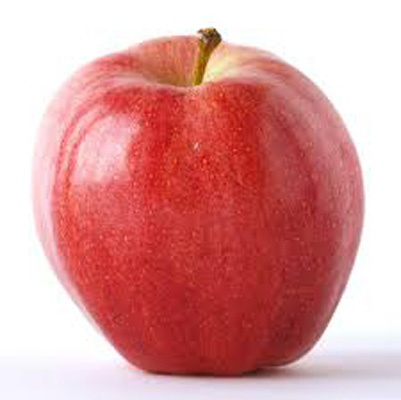
#> input picture imagens/train/apple_29.png, 401 x 400 px, found by its file name; its folder holds only this picture in this run
$ python criar_pasta_imagens_cinza.py
#> lines starting #> are read from the running program, lines starting #| are printed output that depends on the picture
#> further down, image is the input picture: shape (400, 401, 3); mean B, G, R 153, 153.1, 217.9
### pre_processamento/pre_processamento_cinza.py
import cv2

def pre_processamento_cinza(img):

    #Redimensionar imagem
    img_resize = cv2.resize(img, (256, 256), interpolation = cv2.INTER_CUBIC)

    #Converter para cinza
    imgGray = cv2.cvtColor(img_resize, cv2.COLOR_BGR2GRAY)
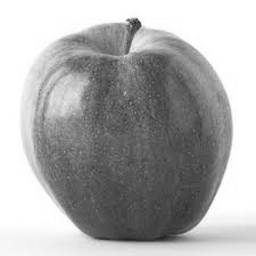
#> imgGray: shape (256, 256); min 35, max 255, mean 172.5

    #Equalizar histograma
    imgEq = cv2.equalizeHist(imgGray)
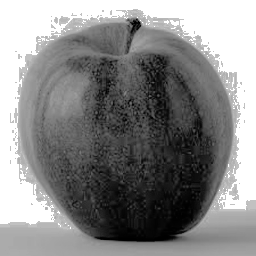
#> imgEq: shape (256, 256); min 0, max 255, mean 135.9

    #Filtrar imagem equalizada
    imgGray_gaus_3x3 = cv2.GaussianBlur(imgEq, (3,3), 0)

    return imgGray_gaus_3x3


### pre_processamento/criar_pasta_imagens_cinza.py
from  pre_processamento_cinza import pre_processamento_cinza
import cv2
import os
import numpy as np

# Pasta contendo suas imagens de treinamento originais
input_folder = 'C:\\Users\\carlo\\Documents\\Processamento-de-imagem\\imagens\\train'

# Pasta para salvar as imagens redimensionadas
output_folder = 'C:\\Users\\carlo\\Documents\\Processamento-de-imagem\\imagens_pre_processadas_cinza\\train'

# Certifique-se de que a pasta de saída exista
os.makedirs(output_folder, exist_ok=True)

# Tamanho desejado para redimensionamento (por exemplo, 256x256)

# Listar todos os arquivos na pasta de entrada
image_files = os.listdir(input_folder)

for image_file in image_files:
    # Construa o caminho completo para a imagem de entrada
    input_path = os.path.join(input_folder, image_file)

    # Carregue a imagem usando o OpenCV
    image = cv2.imread(input_path)

    # Redimensione a imagem para o tamanho desejado
    img = pre_processamento_cinza(image)

    # Construa o caminho completo para a imagem redimensionada na pasta de saída
    output_path = os.path.join(output_folder, image_file)

    # Salve a imagem redimensionada
    cv2.imwrite(output_path, img)

# Agora, 'output_folder' contém todas as imagens de treinamento redimensionadas

$ run again, on imagens/train/apple_63.png
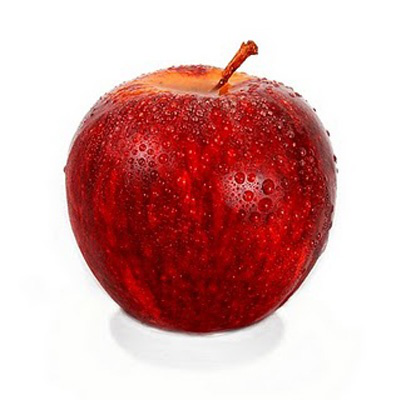
#> input picture imagens/train/apple_63.png, 401 x 400 px, found by its file name
#> image is the input picture: shape (400, 401, 3); mean B, G, R 170.1, 171.4, 216.3
#> in pre_processamento_cinza, `imgGray = cv2.cvtColor(img_resize, cv2.COLOR_BGR2GRAY)`:
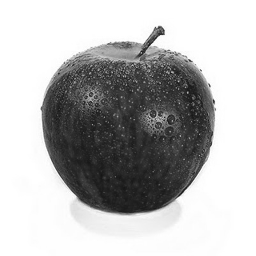
#> imgGray: shape (256, 256); min 21, max 255, mean 184.7
#> in pre_processamento_cinza, `imgGray_gaus_3x3 = cv2.GaussianBlur(imgEq, (3,3), 0)`:
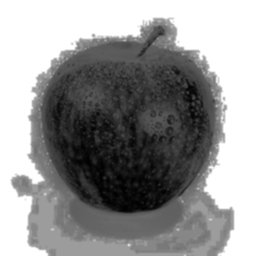
#> imgGray_gaus_3x3: shape (256, 256); min 0, max 255, mean 148.5

$ run again, on imagens/train/apple_70.png
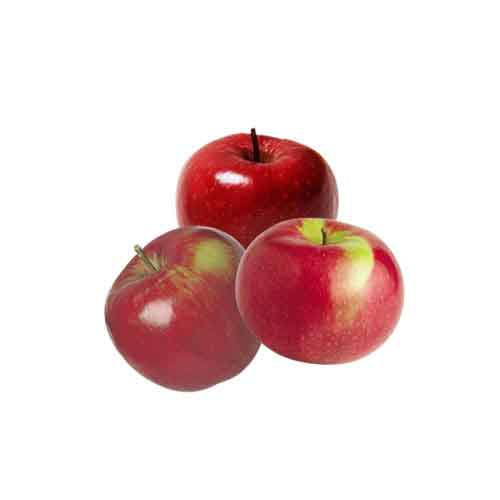
#> input picture imagens/train/apple_70.png, 500 x 500 px, found by its file name
#> image is the input picture: shape (500, 500, 3); mean B, G, R 215.8, 216.3, 236.4
#> in pre_processamento_cinza, `imgGray = cv2.cvtColor(img_resize, cv2.COLOR_BGR2GRAY)`:
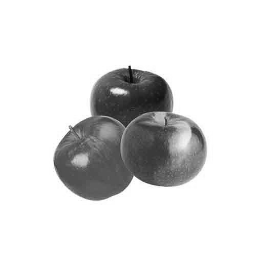
#> imgGray: shape (256, 256); min 7, max 255, mean 222.3
#> in pre_processamento_cinza, `imgGray_gaus_3x3 = cv2.GaussianBlur(imgEq, (3,3), 0)`:
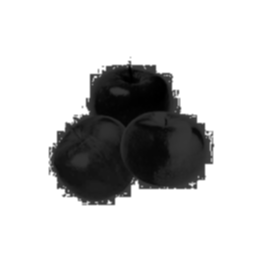
#> imgGray_gaus_3x3: shape (256, 256); min 0, max 255, mean 201.3

$ run again, on imagens/train/apple_88.png
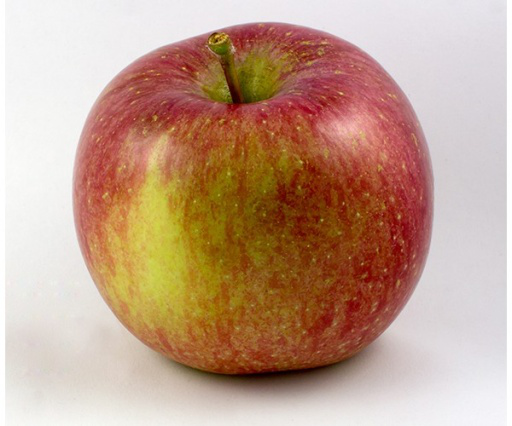
#> input picture imagens/train/apple_88.png, 512 x 426 px, found by its file name
#> image is the input picture: shape (426, 512, 3); mean B, G, R 139.5, 160.3, 193.7
#> in pre_processamento_cinza, `imgGray = cv2.cvtColor(img_resize, cv2.COLOR_BGR2GRAY)`:
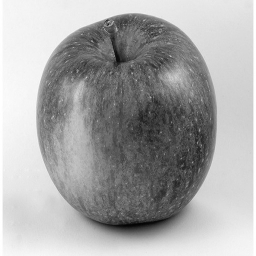
#> imgGray: shape (256, 256); min 4, max 255, mean 167.9
#> in pre_processamento_cinza, `imgEq = cv2.equalizeHist(imgGray)`:
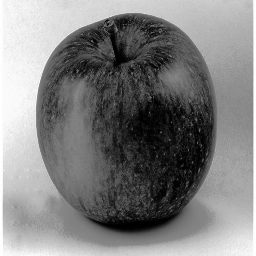
#> imgEq: shape (256, 256); min 0, max 255, mean 128.5

$ run again, on imagens/train/apple_43.png
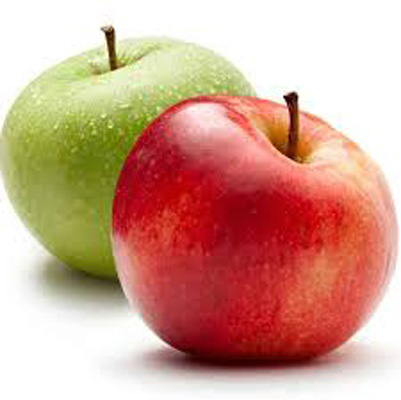
#> input picture imagens/train/apple_43.png, 401 x 400 px, found by its file name
#> image is the input picture: shape (400, 401, 3); mean B, G, R 144.9, 162.8, 209.6
#> in pre_processamento_cinza, `imgGray = cv2.cvtColor(img_resize, cv2.COLOR_BGR2GRAY)`:
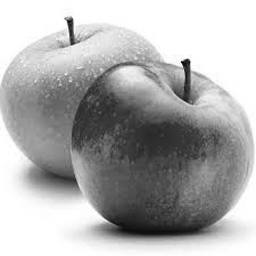
#> imgGray: shape (256, 256); min 7, max 255, mean 174.7
#> in pre_processamento_cinza, `imgEq = cv2.equalizeHist(imgGray)`:
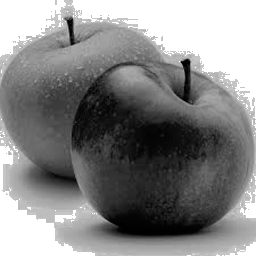
#> imgEq: shape (256, 256); min 0, max 255, mean 134.5
